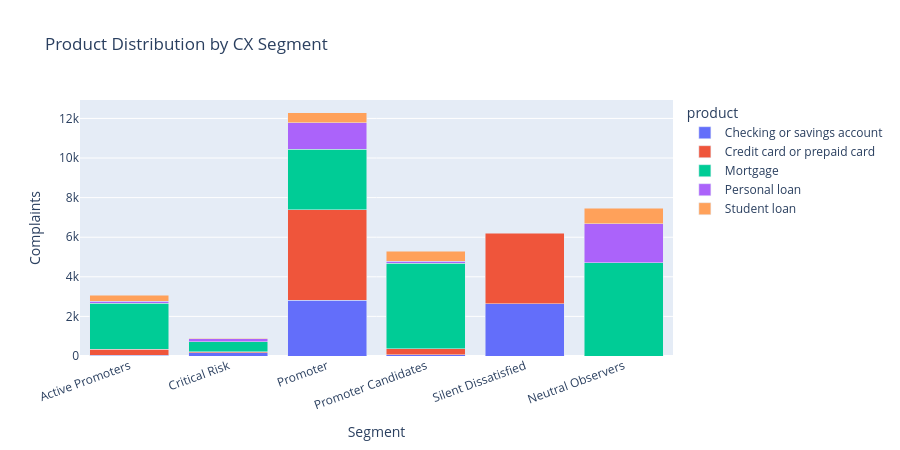

The notebook cell saved with this chart:
### Markdown cell above
## 9. Product Distribution by Segment

### Code cell
if "product" in df_cluster.columns:
    prod_dist = (
        df_cluster.groupby(["cluster_name", "product"])
        .size()
        .reset_index(name="count")
    )
    fig = px.bar(
        prod_dist, x="cluster_name", y="count", color="product",
        barmode="stack",
        title="Product Distribution by CX Segment",
        labels={"count": "Complaints", "cluster_name": "Segment"},
    )
    fig.update_layout(xaxis_tickangle=-20, height=450)
    fig.show()

### Figure 1 — Plotly figure (JSON) as saved in the notebook; plotly's stock layout.template omitted (floating-point values rounded to 4 significant figures)
{"data": [{"hovertemplate": "product=Checking or savings account<br>Segment=%{x}<br>Complaints=%{y}<extra></extra>", "legendgroup": "Checking or savings account", "marker": {"color": "#636efa", "pattern": {"shape": ""}}, "name": "Checking or savings account", "orientation": "v", "showlegend": true, "textposition": "auto", "type": "bar", "x": ["Active Promoters", "Critical Risk", "Promoter", "Promoter Candidates", "Silent Dissatisfied"], "xaxis": "x", "y": [40, 168, 2812, 60, 2630], "yaxis": "y"}, {"hovertemplate": "product=Credit card or prepaid card<br>Segment=%{x}<br>Complaints=%{y}<extra></extra>", "legendgroup": "Credit card or prepaid card", "marker": {"color": "#EF553B", "pattern": {"shape": ""}}, "name": "Credit card or prepaid card", "orientation": "v", "showlegend": true, "textposition": "auto", "type": "bar", "x": ["Active Promoters", "Critical Risk", "Promoter", "Promoter Candidates", "Silent Dissatisfied"], "xaxis": "x", "y": [290, 56, 4564, 309, 3570], "yaxis": "y"}, {"hovertemplate": "product=Mortgage<br>Segment=%{x}<br>Complaints=%{y}<extra></extra>", "legendgroup": "Mortgage", "marker": {"color": "#00cc96", "pattern": {"shape": ""}}, "name": "Mortgage", "orientation": "v", "showlegend": true, "textposition": "auto", "type": "bar", "x": ["Active Promoters", "Critical Risk", "Neutral Observers", "Promoter", "Promoter Candidates"], "xaxis": "x", "y": [2337, 506, 4707, 3056, 4310], "yaxis": "y"}, {"hovertemplate": "product=Personal loan<br>Segment=%{x}<br>Complaints=%{y}<extra></extra>", "legendgroup": "Personal loan", "marker": {"color": "#ab63fa", "pattern": {"shape": ""}}, "name": "Personal loan", "orientation": "v", "showlegend": true, "textposition": "auto", "type": "bar", "x": ["Active Promoters", "Critical Risk", "Neutral Observers", "Promoter", "Promoter Candidates"], "xaxis": "x", "y": [103, 137, 1985, 1338, 114], "yaxis": "y"}, {"hovertemplate": "product=Student loan<br>Segment=%{x}<br>Complaints=%{y}<extra></extra>", "legendgroup": "Student loan", "marker": {"color": "#FFA15A", "pattern": {"shape": ""}}, "name": "Student loan", "orientation": "v", "showlegend": true, "textposition": "auto", "type": "bar", "x": ["Active Promoters", "Critical Risk", "Neutral Observers", "Promoter", "Promoter Candidates"], "xaxis": "x", "y": [303, 38, 779, 514, 494], "yaxis": "y"}], "layout": {"barmode": "stack", "height": 450, "legend": {"title": {"text": "product"}, "tracegroupgap": 0}, "title": {"text": "Product Distribution by CX Segment"}, "xaxis": {"anchor": "y", "domain": [0, 1], "tickangle": -20, "title": {"text": "Segment"}}, "yaxis": {"anchor": "x", "domain": [0, 1], "title": {"text": "Complaints"}}}}
